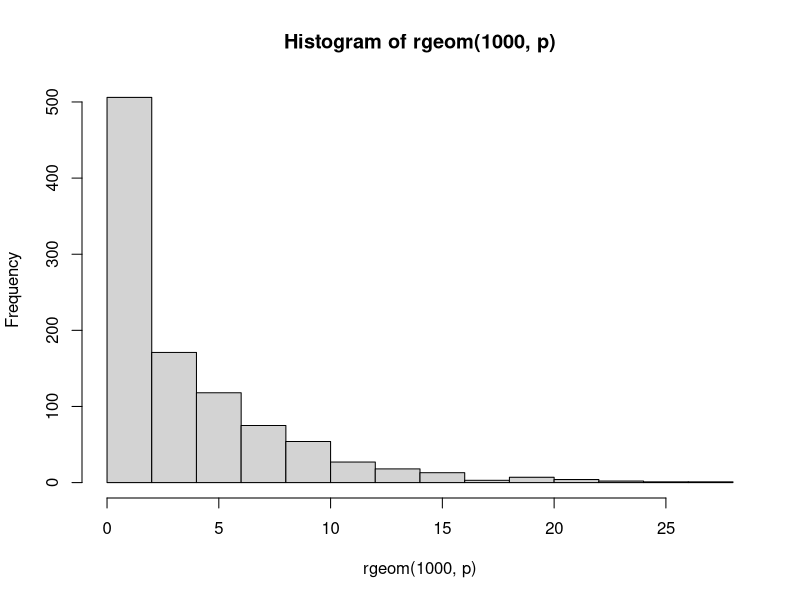
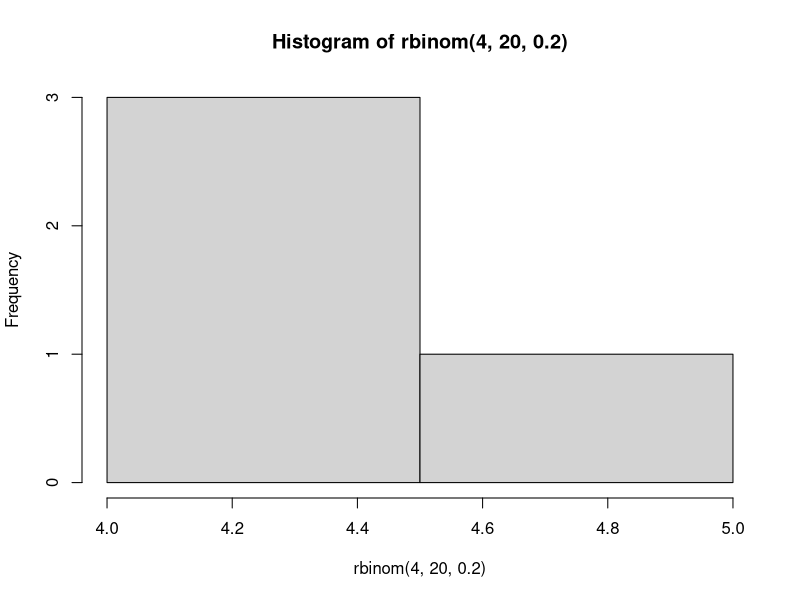
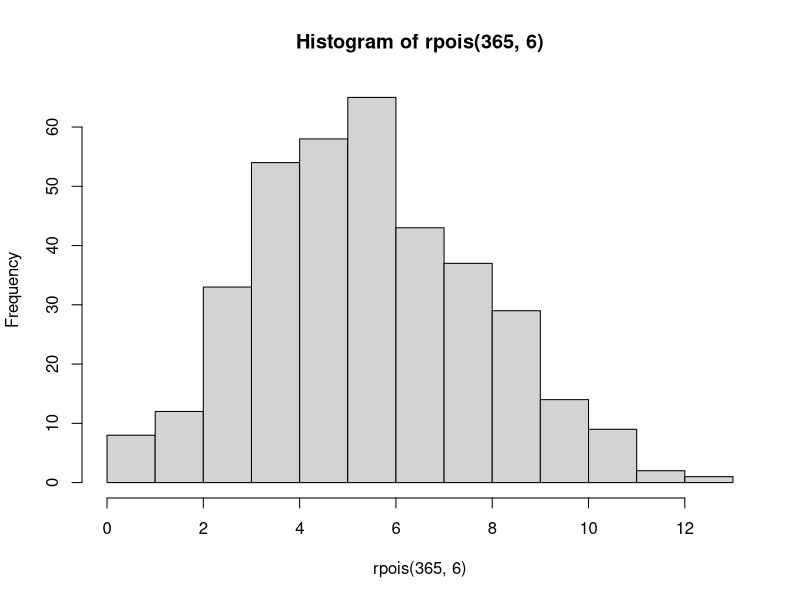
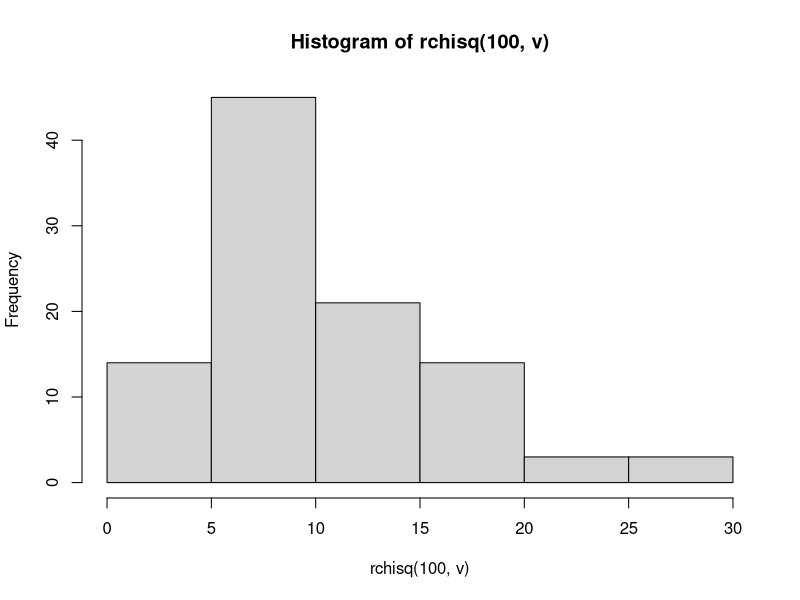
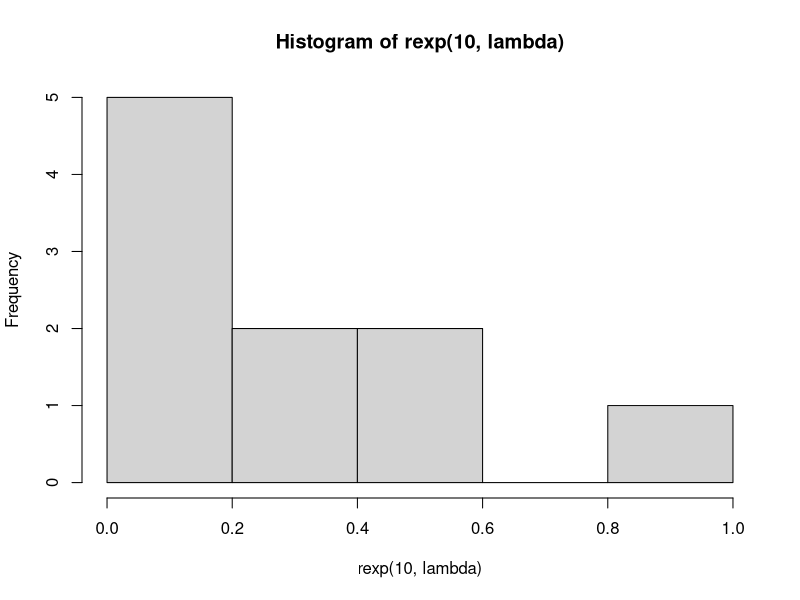
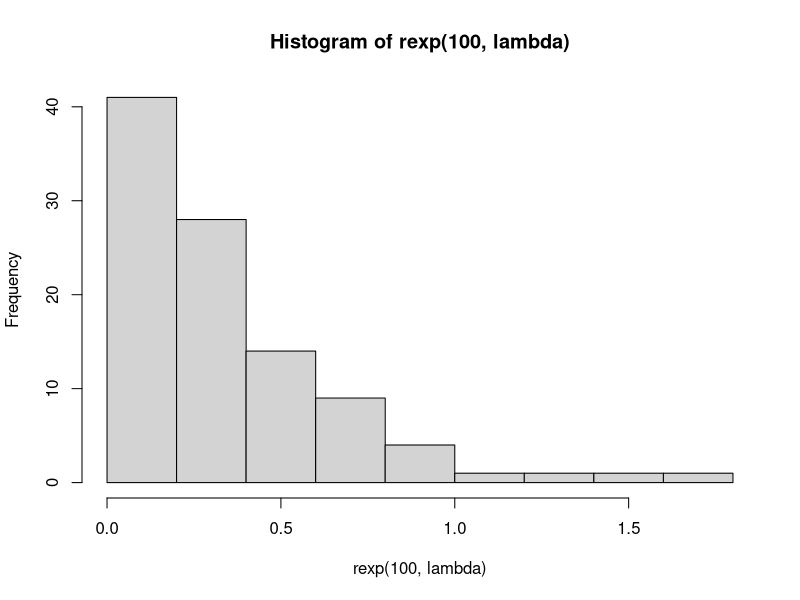
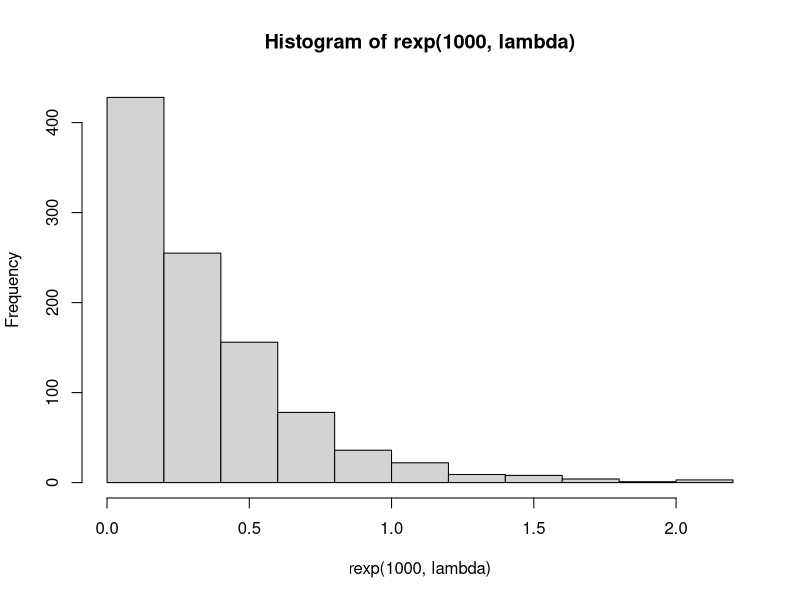
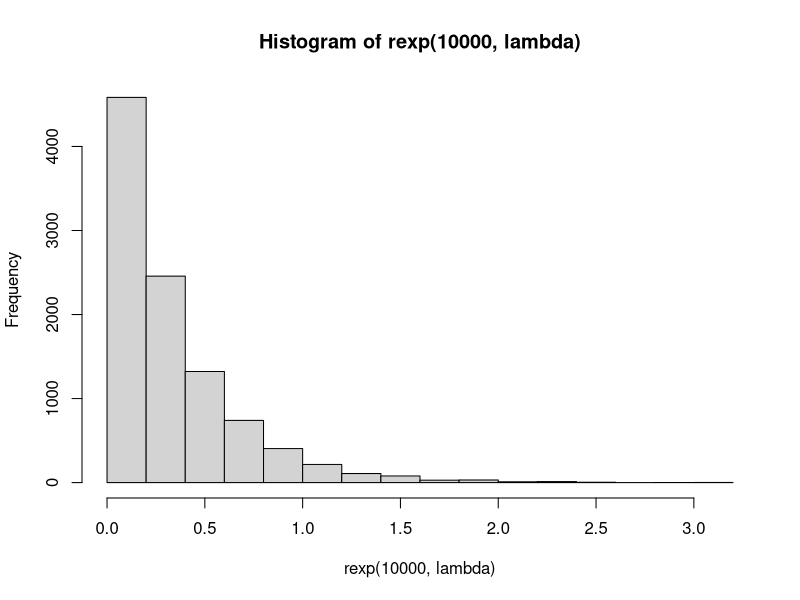

Generate these figures, in order, with R:
#Soal 1
p <- 0.20
dgeom(3, p)
mean(rgeom(10000, p) == 3)
hist(rgeom(1000, p))
rataan <- 1/p
varian <- (1-p)/(p*p)
rataan
varian

#Soal 2
n <- 20
p <- 0.2
q <- 1-p
dbinom(4, n, p)
hist(rbinom(4, 20, 0.2))
rataan <- n*p
varian <- n*p*q
rataan
varian

#Soal 3
lambda <- 4.5
dpois(6, lambda)
hist(rpois(365, 6))
rataan <- lambda
varian <- lambda
rataan
varian

#Soal 4
x <- 2
v <- 10
dchisq(x, v)
hist(rchisq(100, v))
rataan <- v
varian <- 2*v
rataan
varian

#Soal 5
n <- 100
lambda <- 3
set.seed(1)
dexp(rexp(1), lambda)
hist(rexp(10, lambda))
hist(rexp(100, lambda))
hist(rexp(1000, lambda))
hist(rexp(10000, lambda))
rataan <- lambda
varian <- lambda*lambda
